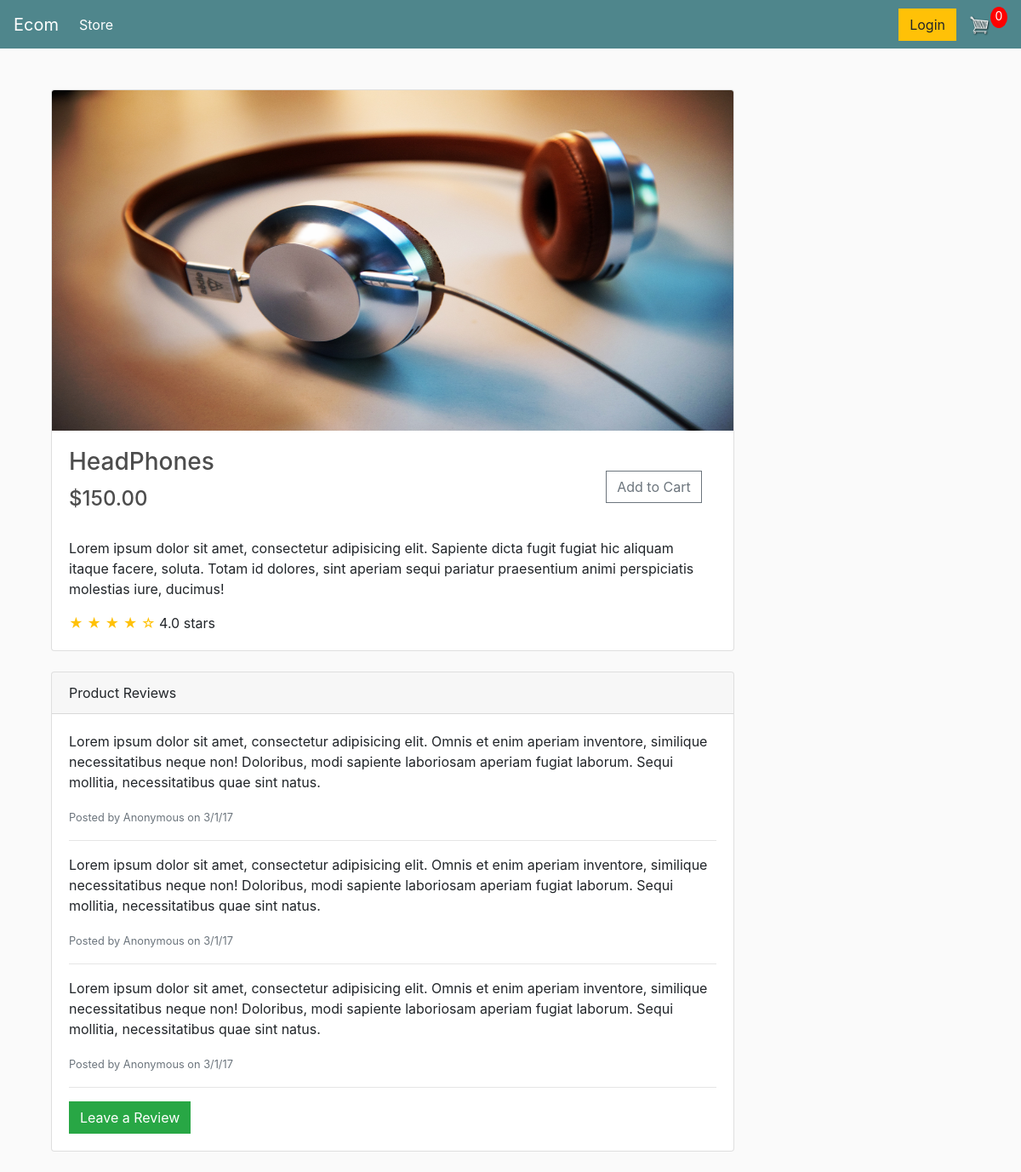
The app's page /product_details/1/ with its own data.
### store/models.py (models this page shows, shortened)
class Product(models.Model):
	name = models.CharField(max_length=200, null=True)
	price = models.DecimalField(max_digits=7, decimal_places=2)
	digital = models.BooleanField(default=False,null=True,blank=True)
	image = models.ImageField(null=True,blank=True)
	@property
	def imageURL(self):
		try:
			url = self.image.url
		except:
			url = ''
		return url

### store/views.py (the view)
# urls.py: path('product_details/<str:id>/', views.productDetails, name="product_details"),
def productDetails(request,id):
	data = cartData(request)
	cartItems = data['cartItems']
	products = Product.objects.get(id=id)
	context = {'products':products,'cartItems':cartItems}
	return render(request, 'store/product.html', context)

### store/utils.py (called while the page is built, shortened)
def  cookieCart(request):
		try:
			cart = json.loads(request.COOKIES['cart'])
		except:
			cart = {}
		print('Cart:',cart)
		items = []
		order = {'get_cart_total':0, 'get_cart_items':0,'shipping':False}
		cartItems = order['get_cart_items']
		return {'cartItems':cartItems,'order':order,'items':items}

def cartData(request):
	if request.user.is_authenticated:
		customer = request.user.customer
		order,created = Order.objects.get_or_create(customer=customer, complete=False)
		items = order.orderitem_set.all()
		cartItems = order.get_cart_items
	else:
		cookieData = cookieCart(request)
		cartItems = cookieData['cartItems']
		order = cookieData['order']
		items = cookieData['items']
	return {'cartItems':cartItems,'order':order,'items':items}

### store/templates/store/product.html
{% extends 'store/main.html' %}
{% load static %}
{% block content %}
  <div class="container">
    <div class="row">
      <div class="col-lg-9">
        <div class="card mt-4">
          <img class="card-img-top img-fluid" src="{{products.imageURL}}" style="height: 400px;" alt="">
          <div class="card-body">
            <h3 class="card-title">{{products.name}}</h3>
            <h4>${{products.price}}</h4>
            <button style="margin-top: -100px;margin-left: 83%;" data-product={{products.id}} data-action="add" class="btn btn-outline-secondary add-btn update-cart">Add to Cart</button>
            <p class="card-text">Lorem ipsum dolor sit amet, consectetur adipisicing elit. Sapiente dicta fugit fugiat hic aliquam itaque facere, soluta. Totam id dolores, sint aperiam sequi pariatur praesentium animi perspiciatis molestias iure, ducimus!</p>
            <span class="text-warning">&#9733; &#9733; &#9733; &#9733; &#9734;</span>
            4.0 stars
          </div>
        </div>
        <div class="card card-outline-secondary my-4">
          <div class="card-header">
            Product Reviews
          </div>
          <div class="card-body">
            <p>Lorem ipsum dolor sit amet, consectetur adipisicing elit. Omnis et enim aperiam inventore, similique necessitatibus neque non! Doloribus, modi sapiente laboriosam aperiam fugiat laborum. Sequi mollitia, necessitatibus quae sint natus.</p>
            <small class="text-muted">Posted by Anonymous on 3/1/17</small>
            <hr>
            <p>Lorem ipsum dolor sit amet, consectetur adipisicing elit. Omnis et enim aperiam inventore, similique necessitatibus neque non! Doloribus, modi sapiente laboriosam aperiam fugiat laborum. Sequi mollitia, necessitatibus quae sint natus.</p>
            <small class="text-muted">Posted by Anonymous on 3/1/17</small>
            <hr>
            <p>Lorem ipsum dolor sit amet, consectetur adipisicing elit. Omnis et enim aperiam inventore, similique necessitatibus neque non! Doloribus, modi sapiente laboriosam aperiam fugiat laborum. Sequi mollitia, necessitatibus quae sint natus.</p>
            <small class="text-muted">Posted by Anonymous on 3/1/17</small>
            <hr>
            <a href="#" class="btn btn-success">Leave a Review</a>
          </div>
        </div>
      </div>
    </div>
  </div>
{% endblock content %}

### static/css/main.css (style rules this page uses)
body { background-color: hsl(0, 0%, 98%); }
h1,h2,h3,h4,h5,h6 { color:hsl(0, 0%, 30%); }
.btn { border-radius: 0; }

### records on screen
Product: imageURL (picture), name "HeadPhones", price "150.00"

### other values on screen
{{ cartItems }} "0"
